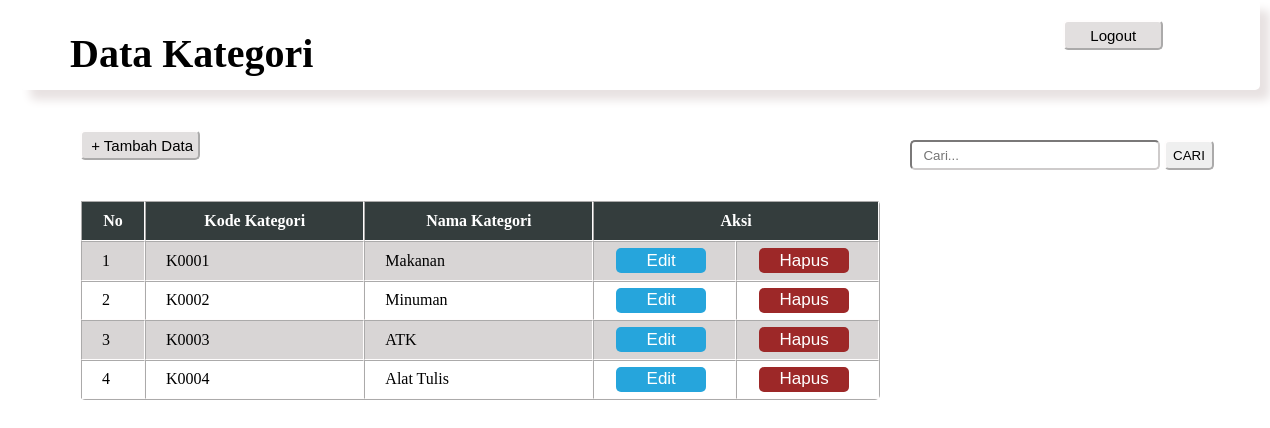
The app's page /datakategori.php (signed in) with its own data.
### tables this page shows
CREATE TABLE `kategori` (
  `kodekategori` varchar(5) NOT NULL,
  `namakategori` varchar(20) NOT NULL
);

### datakategori.php (the view, shortened to what this page needs)
<link rel="stylesheet" href="kategori.css">
<div class="judul">
    <h2 class="a">Data Kategori</h2>
    <a href="keluar.php"><input type="button" value="Logout" class="logout"></a>
</div>
<div class="data">
   <?php
   include "koneksi.php";
   ?>
   <div class="serch">
       <a href="halut.php?page=tambah"><input type="button" name="tambah" value=" + Tambah Data" class="tambah"></a>
       <form action="" method="post">
           <input type="text" name="txtcari" id="" class="cari" placeholder="&nbsp Cari...">
           <input type="submit" value="CARI" name="cari" class="cari2">
       </form>
   </div>
   <table border="1" cellspacing="0" cellpadding="10" width="800" height="200">
       <tr style="height:40px;">
           <th style="background-color:rgb(52, 61, 61); color:white;">No</th>
           <th style="background-color:rgb(52, 61, 61); color:white;">Kode Kategori</th>
           <th style="background-color:rgb(52, 61, 61); color:white;">Nama Kategori</th>
           <th style="background-color:rgb(52, 61, 61); color:white;" colspan="2">Aksi</th>
       </tr>
       <?php
   if(isset($_POST['cari'])){
       $cari = $_POST['txtcari'];
       $query = mysqli_query($koneksi, "SELECT * FROM kategori WHERE kodekategori = '$cari' OR namakategori = '$cari'");
       }else{
           $query = mysqli_query($koneksi,"SELECT * FROM kategori");
       }
       $no = 1;
       while($data = mysqli_fetch_array($query)){
           ?>
       <tr>
           <td><?= $no++?></td>
           <td><?= $data['kodekategori']?></td>
           <td><?= $data['namakategori']?></td>
           <td><a href="halut.php?page=editkategori&id=<?=$data['kodekategori']?>"><input type="button" value="Edit" class="tekan1"></a></td>
           <td><a href="hapuskategori.php?id=<?=$data['kodekategori']?>"onclick="return confirm('Hapus Data ini?')"><input type="button" value="Hapus" class="tekan2"></a></td>
       </tr>
       <?php
       }
       ?>
   </table>
</div>

### kategori.css (style rules this page uses)
* { margin: 0; padding: 0; }
.judul { box-shadow: 10px 10px 10px rgb(232, 226, 226); border-radius: 5px; padding: 20px; width: 1200px; margin-left: 20px; height: 50px; display: flex; }
.logout { margin-left: 750px; width: 100px; height: 30px; border-radius: 5px; background-color: #e2dfdf; font-size: 15px; border-color: rgb(255, 253, 253); }
.a { margin-top: 10px; margin-left: 30px; font-size: 40px; }
.data { width: 1200px; height: 500px; margin-left: 30px; margin-top: 20px; padding-top: 15px; font-family: Georgia, 'Times New Roman', Times, serif; }
.data table { margin-left: 50px; margin-top: 30px; border-radius: 5px; border-color: rgb(255, 253, 253); }
.data table tr:nth-child(even) { background-color: #d8d5d5; }
.data table td { padding-left: 20px; }
.serch { width: 1150px; margin-left: 35px; padding-top: 15px; display: flex; justify-content: space-between; }
.cari { height: 25px; width: 40px; }
.tekan1 { margin-right: -47px; margin-left: 2px; width: 90px; height: 25px; border-radius: 5px; background-color: rgb(38, 165, 220); border: none; font-size: 17px; color: white; }
.tekan2 { margin-right: -47px; margin-left: 2px; width: 90px; height: 25px; border-radius: 5px; background-color: rgb(157, 40, 40); border: none; font-size: 17px; color: white; }
.tambah { width: 120px; height: 30px; margin-top: -10px; margin-left: 15; font-size: 15px; border-radius: 5px; background-color: #e2dfdf; border-color: rgb(255, 253, 253); }
.cari { width: 250px; height: 30px; margin-top: -10px; border-radius: 5px; padding-left: 4px; border-color: rgb(206, 203, 203); }
.cari2 { margin-right: 1px; height: 30px; border-radius: 5px; width: 50px; border-color: rgb(255, 253, 253); }

### records on screen
kategori: kodekategori "K0001", namakategori "Makanan"
kategori: kodekategori "K0002", namakategori "Minuman"
kategori: kodekategori "K0003", namakategori "ATK"
kategori: kodekategori "K0004", namakategori "Alat Tulis"
